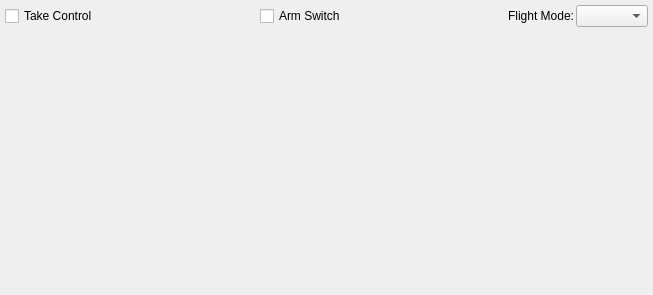
<?xml version="1.0" encoding="UTF-8"?>
<ui version="4.0">
 <class>GCSControl</class>
 <widget class="QWidget" name="GCSControl">
  <property name="geometry">
   <rect>
    <x>0</x>
    <y>0</y>
    <width>653</width>
    <height>295</height>
   </rect>
  </property>
  <property name="sizePolicy">
   <sizepolicy hsizetype="Expanding" vsizetype="Expanding">
    <horstretch>0</horstretch>
    <verstretch>0</verstretch>
   </sizepolicy>
  </property>
  <property name="windowTitle">
   <string>Form</string>
  </property>
  <property name="styleSheet">
   <string notr="true"/>
  </property>
  <layout class="QVBoxLayout" name="verticalLayout_2">
   <property name="spacing">
    <number>2</number>
   </property>
   <property name="leftMargin">
    <number>5</number>
   </property>
   <property name="topMargin">
    <number>5</number>
   </property>
   <property name="rightMargin">
    <number>5</number>
   </property>
   <property name="bottomMargin">
    <number>5</number>
   </property>
   <item>
    <layout class="QVBoxLayout" name="verticalLayout"/>
   </item>
   <item>
    <layout class="QHBoxLayout" name="horizontalLayout">
     <item>
      <widget class="QCheckBox" name="checkBoxGcsControl">
       <property name="toolTip">
        <string>Configure the input to receive control from the GCS. Unchecking restores your settings.</string>
       </property>
       <property name="text">
        <string>Take Control</string>
       </property>
      </widget>
     </item>
     <item>
      <spacer name="horizontalSpacer">
       <property name="orientation">
        <enum>Qt::Horizontal</enum>
       </property>
       <property name="sizeHint" stdset="0">
        <size>
         <width>40</width>
         <height>20</height>
        </size>
       </property>
      </spacer>
     </item>
     <item>
      <widget class="QCheckBox" name="checkBoxArmed">
       <property name="enabled">
        <bool>true</bool>
       </property>
       <property name="text">
        <string>Arm Switch</string>
       </property>
       <property name="checkable">
        <bool>true</bool>
       </property>
      </widget>
     </item>
     <item>
      <spacer name="horizontalSpacer_2">
       <property name="orientation">
        <enum>Qt::Horizontal</enum>
       </property>
       <property name="sizeHint" stdset="0">
        <size>
         <width>40</width>
         <height>20</height>
        </size>
       </property>
      </spacer>
     </item>
     <item>
      <widget class="QLabel" name="label">
       <property name="text">
        <string>Flight Mode:</string>
       </property>
       <property name="alignment">
        <set>Qt::AlignRight|Qt::AlignTrailing|Qt::AlignVCenter</set>
       </property>
      </widget>
     </item>
     <item>
      <widget class="QComboBox" name="comboBoxFlightMode"/>
     </item>
    </layout>
   </item>
   <item>
    <layout class="QGridLayout" name="gridLayout" columnstretch="0,0,0">
     <property name="leftMargin">
      <number>0</number>
     </property>
     <property name="horizontalSpacing">
      <number>10</number>
     </property>
     <item row="0" column="0">
      <widget class="JoystickControl" name="widgetLeftStick" native="true">
       <property name="sizePolicy">
        <sizepolicy hsizetype="Preferred" vsizetype="Preferred">
         <horstretch>0</horstretch>
         <verstretch>0</verstretch>
        </sizepolicy>
       </property>
       <property name="minimumSize">
        <size>
         <width>100</width>
         <height>100</height>
        </size>
       </property>
       <property name="mouseTracking">
        <bool>false</bool>
       </property>
       <property name="styleSheet">
        <string notr="true">background:transparent</string>
       </property>
      </widget>
     </item>
     <item row="0" column="1">
      <spacer name="verticalSpacer">
       <property name="orientation">
        <enum>Qt::Vertical</enum>
       </property>
       <property name="sizeHint" stdset="0">
        <size>
         <width>2</width>
         <height>40</height>
        </size>
       </property>
      </spacer>
     </item>
     <item row="0" column="2">
      <widget class="JoystickControl" name="widgetRightStick" native="true">
       <property name="sizePolicy">
        <sizepolicy hsizetype="Preferred" vsizetype="Preferred">
         <horstretch>0</horstretch>
         <verstretch>0</verstretch>
        </sizepolicy>
       </property>
       <property name="minimumSize">
        <size>
         <width>100</width>
         <height>100</height>
        </size>
       </property>
       <property name="styleSheet">
        <string notr="true">background:transparent</string>
       </property>
      </widget>
     </item>
    </layout>
   </item>
  </layout>
 </widget>
 <customwidgets>
  <customwidget>
   <class>JoystickControl</class>
   <extends>QWidget</extends>
   <header>joystickcontrol.h</header>
   <container>1</container>
  </customwidget>
 </customwidgets>
 <resources/>
 <connections/>
</ui>
